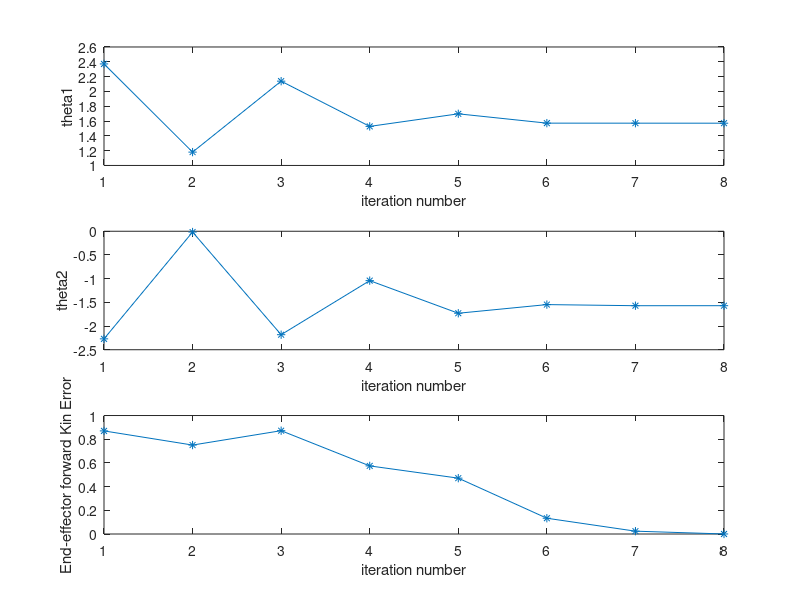

The MATLAB source for this figure:
clear all; clc; close all; 

% Enter the lengths of the links
% l1 = input ("Enter the lenght of the first link:  ");
% l2 = input("Enter the length of the second link:  ");
a1 = 1;
a2 = 1;
% Enter the end-effector position
% xe = input(" Enter the end-effector x value:  ");
% ye = input ('Enter the end-effector y value:  ');
th1a = 0;
th2a = pi/2;

%Forward kinematic
mu_a = [a1*cos(th1a)+a2*cos(th1a +th2a); 
        a1*sin(th1a)+a2*sin(th1a +th2a)]; 
% Enter the initial guesses for the angles
% th1 = pi* input('Enter the intial value for theta 1 in degrees:  ')/180; 
% th2 = pi* input('Enter the intial value for theta 2 in degrees:  ')/180;
q = [pi/4;pi/3]; 
angles1 = [];
angles2 = [];
errorValues = [];

tic
%Newtons method begins here
for i = 1:50
    th1 = q(1);
    th2 = q(2);
    %Jacobian Matrix
    J = [-a1*sin(th1)-a2*sin(th1+th2),  -a2*sin(th1+th2);
         -a1*cos(th1)+a2*cos(th1+th2),  a2*cos(th1+th2)];
    %Estimated task-space position
    mu_e = [a1*cos(th1)+a2*cos(th1+th2); a1*sin(th1)+a2*sin(th1+th2)];
    %The error
    delta = mu_a - mu_e;
    %Tolerance check 
    if norm(delta)<1e-5
        break;
    end
    %New point 
    q = q + inv(J)*(delta) ;
    angles1(i) = q(1);
    angles2(i) = q(2); 
    errorValues(i) = norm(delta);
    %Plots
    % plot ([0 a1*cos(th1) mu_e(1)],[0 a1*sin(th1) mu_e(2)],'b-o')
    % hold on
    % plot(mu_a(1), mu_a(2), "r*","MarkerSize",10)
    % plot(0,0,'ks','MarkerSize',10);
    % axis([-(a1+a2) (a1+a2) -(a1+a2) (a1+a2)])
    % grid on
end
i
toc

figure ;
title('Inverse Kinematics solution for 2DOF Planar Arm')
subplot(3,1,1);
plot(angles1,'*-');
xlabel('iteration number');
ylabel('theta1');
hold on
subplot(3,1,2); 
plot(angles2,'*-');
xlabel('iteration number');
ylabel('theta2');
hold on
subplot(3,1,3); 
plot(errorValues,'*-');
xlabel('iteration number');
ylabel('End-effector forward Kin Error');
hold on
